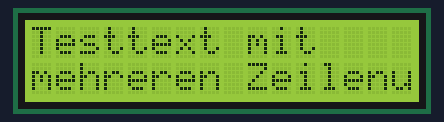
Recording of a program running on a simulated Raspberry Pi (BCM pin numbers). Shown: 16×2 character LCD. At 18.5 s the program stops and its outputs stay as they are.

Above: at 0.1 s.
At 1.5 s:
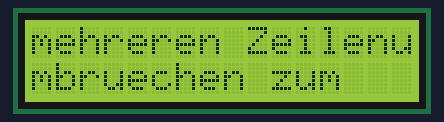
At 2.8 s:
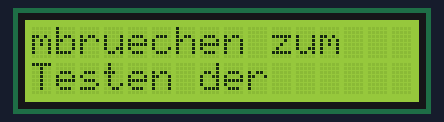
At 5.5 s:
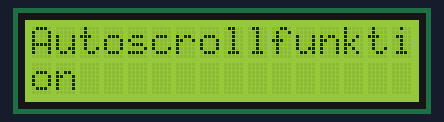
At 9.9 s:
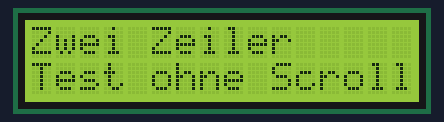
At 14.2 s:
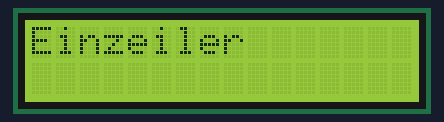

The program:

anzeige.py
```python
import time

from RPLCD.i2c import CharLCD

COLS = 16  # Anzahl der Stellen am Display


class Display:
    def __init__(self, lcd=None):
        if lcd is None:
            self.lcd = CharLCD(i2c_expander='PCF8574', address=0x27, port=1, cols=COLS, rows=2, dotsize=8, charmap='A02',
                               auto_linebreaks=True, backlight_enabled=True)
        else:
            self.lcd = lcd

        self.zeile_1 = None
        self.zeile_2 = None

    def display_schreiben(self, text):
        delay = 1.3
        buffer = text_zerlegen(text)
        while buffer:
            self.lcd.clear()
            try:
                self.lcd.write_string("{zeile1}\n\r{zeile2}".format(zeile1=buffer[0], zeile2=buffer[1]))
            except IndexError:
                self.lcd.write_string("{zeile1}\n\r{zeile2}".format(zeile1=buffer[0], zeile2=""))
            time.sleep(delay)
            if len(buffer) <= 2:
                break
            buffer.pop(0)


def text_zerlegen(text):
    buffer = []
    while len(text) > COLS:
        trenner = leerzeichen_finden(text)
        if trenner is not None:
            zeile = text[:trenner]
            text = text[trenner+1:]
        else:
            zeile = text[:COLS]
            text = text[COLS:]
        buffer.append(zeile)
    if len(text) > 0:
        buffer.append(text)
    return buffer


def leerzeichen_finden(text):
        min_ = 10
        max_ = COLS
        pos = text[min_:max_].find(" ")
        if pos < 0:
            pos = None
        else:
            pos += min_
        return pos


if __name__ == "__main__":
    display = Display()
    text_ = "Testtext mit mehreren Zeilenumbruechen zum Testen der Autoscrollfunktion"
    display.display_schreiben(text_)
    time.sleep(3)
    text_ = "Zwei Zeiler Test ohne Scroll"
    display.display_schreiben(text_)
    time.sleep(3)
    text_ = "Einzeiler"
    display.display_schreiben(text_)
    time.sleep(3)
```

Measured:
- what the display in image 1 shows lasts 1.4 s, from 1.4 s to 2.8 s
- what the display in image 3 shows lasts 4.3 s, from 5.5 s to 9.8 s
